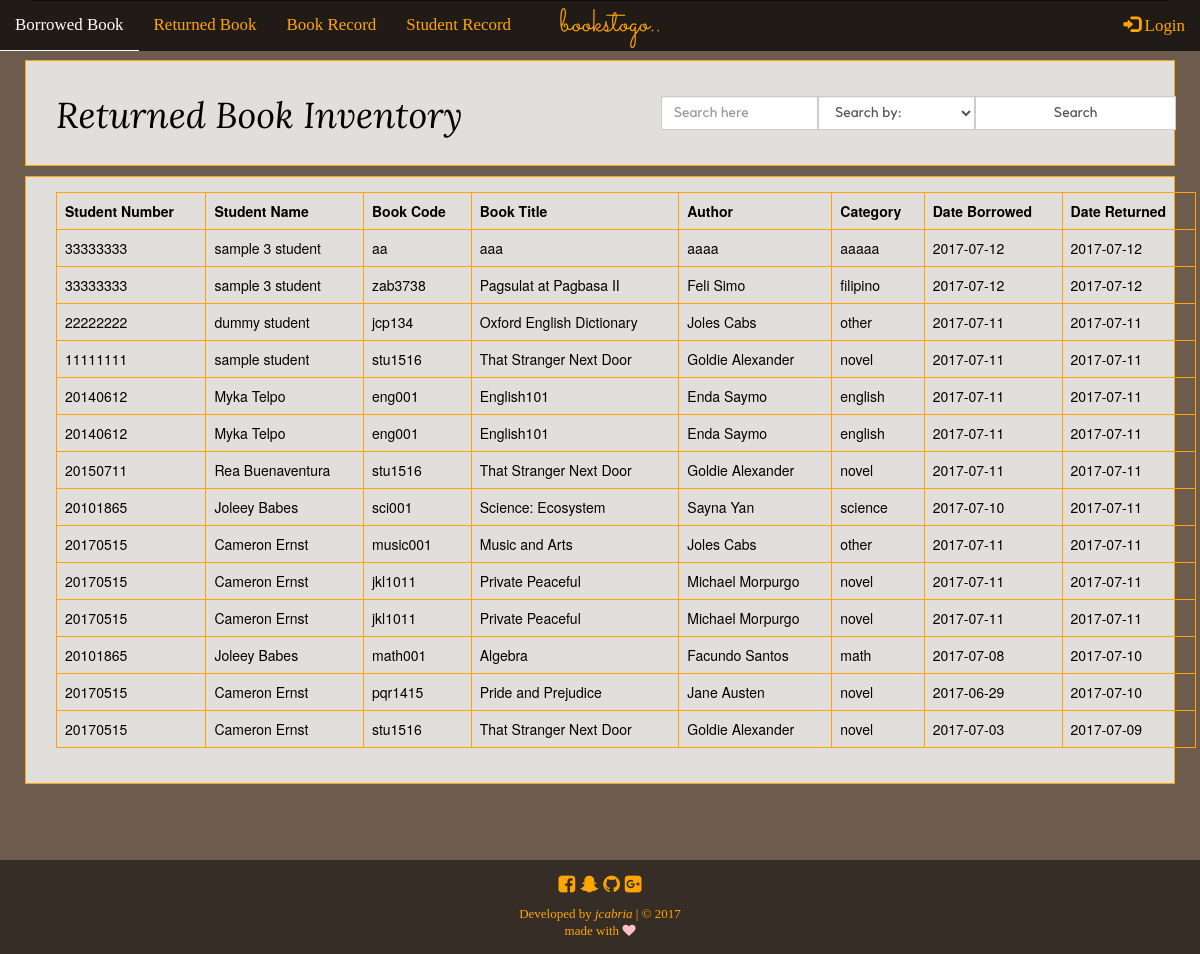
Page /return_inventory.php on the committed database.
### tables this page shows
CREATE TABLE `returned_trans` (
  `id` int(11) NOT NULL,
  `student_number_id` int(11) NOT NULL,
  `book_record_id` int(11) NOT NULL,
  `date_borrowed` date NOT NULL DEFAULT '0000-00-00',
  `date_returned` date NOT NULL DEFAULT '0000-00-00'
);

CREATE TABLE `students_record` (
  `id` int(11) NOT NULL,
  `student_number` int(8) NOT NULL,
  `student_name` varchar(255) NOT NULL,
  `grade_level` varchar(255) NOT NULL
);

CREATE TABLE `books_record` (
  `id` int(11) NOT NULL,
  `book_code` varchar(11) NOT NULL,
  `book_title` varchar(255) NOT NULL,
  `author` varchar(255) NOT NULL,
  `category` varchar(255) NOT NULL,
  `stocks` int(11) NOT NULL
);

### return_inventory.php (the view, shortened to what this page needs)
<?php
function display_content() {
	require_once('connection.php');
	echo "
		<div class='container-fluid rtn-invnt-div'>
			<div class='container'>
				<div class='row'>
					<form method='POST' action=''>
						<div class='col-md-6'>
							<h1>Returned Book Inventory</h1>
						</div>
						<div class='col-md-6'>
							<div class='input-group search_trans'>
								<span class='input-group-btn'>
									<input type='text' class='form-control' placeholder='Search here' name='search_rtn'>
								</span>
								<span class='input-group-btn'>
									<select name='search_ddown' class='form-control'>
										<option disabled selected>Search by:</option>
										<option value='student_number'>Student Number</option>
										<option value='student_name'>Student Name</option>
										<option value='book_code'>Book Code</option>
										<option value='book_title'>Book Title</option>
										<option value='author'>Author</option>
										<option value='category'>Category</option>
										<option value='date_borrowed'>Date Borrowed</option>
										<option value='date_returned'>Date Returned</option>
									</select>
								</span>
								<span class='input-group-btn'>
									<input type='submit' class='form-control' name='search-rtn-btn' value='Search'>
								</span>
							</div>
						</div>
					</form>
				</div>
			</div>
		</div>";
	$sql = "SELECT * FROM returned_trans rt JOIN students_record sr ON rt.student_number_id=sr.student_number JOIN books_record br ON rt.book_record_id=br.id ORDER BY date_returned DESC";
	$show = mysqli_query($conn, $sql);
	if (isset($_POST['search-rtn-btn'])) {
		$search_rtn = $_POST['search_rtn'];
		$search_ddown = $_POST['search_ddown'];
		$query = "SELECT * FROM returned_trans rt JOIN students_record sr ON (rt.student_number_id=sr.student_number) JOIN books_record br ON (rt.book_record_id=br.id) WHERE $search_ddown LIKE '%$search_rtn%'";
		$result = mysqli_query($conn, $query);
		echo "Search result for <em>$search_rtn</em>. Found " .mysqli_num_rows($result). " result.<br><hr><br>";
		if (mysqli_num_rows($result) > 0) {
				echo "
					<div class='container-fluid rtn-invnt-div'>
						<div class='container'>
							<div class='table-responsive'>
								<table class='table table-bordered table-hover'>
									<thead>
										<tr>
											<th>Student Number</th>
											<th>Student Name</th>
											<th>Book Code</th>
											<th>Book Title</th>
											<th>Author</th>
											<th>Category</th>
											<th>Date Borrowed</th>
											<th>Date Returned</th>
										</tr>
									</thead>
									<tbody>";
									while ($row = mysqli_fetch_assoc($result)) {
										extract($row);
									echo"<tr>
											<td>".$row['student_number']."</td>
											<td>".$row['student_name']."</td>
											<td>".$row['book_code']."</td>
											<td>".$row['book_title']."</td>
											<td>".$row['author']."</td>
											<td>".$row['category']."</td>
											<td>".$row['date_borrowed']."</td>
											<td>".$row['date_returned']."</td>
										</tr>";
									}
								echo"</tbody>
								</table>
							</div>
						</div>
					</div>";
		}
	}
	else {
		if (mysqli_num_rows($show) > 0) {
			echo "
				<div class='container-fluid rtn-invnt-div'>
					<div class='container'>
						<div class='table-responsive'>
							<table class='table table-bordered table-hover'>
								<thead>
									<tr>
										<th>Student Number</th>
										<th>Student Name</th>
										<th>Book Code</th>
										<th>Book Title</th>
										<th>Author</th>
										<th>Category</th>
										<th>Date Borrowed</th>
										<th>Date Returned</th>
									</tr>
								</thead>
								<tbody>";
								while ($row = mysqli_fetch_assoc($show)) {
									extract($row);
								echo"<tr>
										<td>".$row['student_number']."</td>
										<td>".$row['student_name']."</td>
										<td>".$row['book_code']."</td>
										<td>".$row['book_title']."</td>
										<td>".$row['author']."</td>
										<td>".$row['category']."</td>
										<td>".$row['date_borrowed']."</td>
										<td>".$row['date_returned']."</td>
									</tr>";
								}
							echo"</tbody>
							</table>
						</div>
					</div>
				</div>";
		}
	}
}
	require_once('template.php');
?>

### template.php (style rules this page uses)
body { background-color: #dab69d; background-image: linear-gradient( rgba(0,0,0,0.5), rgba(0,0,0,0.5) ), url("image/unsplash7.jpg"); background-attachment: fixed; height: auto; background-size: cover; background-position: center center; }
.contents-here h1 { font-family: "mynav2"; }
.contents-here p, .search-row, .contents-here input, .contents-here select, .contents-here span, .search-div th, .search-div td, .trans-div th, .trans-div td { font-family: "kollektif"; }
.search-div, .trans-div, .rtn-invnt-div, .bk-invnt-div, .stud-record-div { background-color: rgba(255,255,255,0.8); border: 1px solid orange; padding: 15px; margin: 10px; color: black; }
.table-bordered, .table-bordered > thead > tr > th, .table-bordered > tbody > tr > td { border: 1px solid orange; }
.search_trans { padding: 20px; }

### rows in the picture
returned_trans: students_record.student_number "33333333", students_record.student_name "sample 3 student", books_record.book_code "aa", books_record.book_title "aaa", books_record.author "aaaa", books_record.category "aaaaa", date_borrowed "2017-07-12", date_returned "2017-07-12"
returned_trans: students_record.student_number "33333333", students_record.student_name "sample 3 student", books_record.book_code "zab3738", books_record.book_title "Pagsulat at Pagbasa II", books_record.author "Feli Simo", books_record.category "filipino", date_borrowed "2017-07-12", date_returned "2017-07-12"
returned_trans: students_record.student_number "22222222", students_record.student_name "dummy student", books_record.book_code "jcp134", books_record.book_title "Oxford English Dictionary", books_record.author "Joles Cabs", books_record.category "other", date_borrowed "2017-07-11", date_returned "2017-07-11"
returned_trans: students_record.student_number "11111111", students_record.student_name "sample student", books_record.book_code "stu1516", books_record.book_title "That Stranger Next Door", books_record.author "Goldie Alexander", books_record.category "novel", date_borrowed "2017-07-11", date_returned "2017-07-11"
returned_trans: students_record.student_number "20140612", students_record.student_name "Myka Telpo", books_record.book_code "eng001", books_record.book_title "English101", books_record.author "Enda Saymo", books_record.category "english", date_borrowed "2017-07-11", date_returned "2017-07-11"
returned_trans: students_record.student_number "20140612", students_record.student_name "Myka Telpo", books_record.book_code "eng001", books_record.book_title "English101", books_record.author "Enda Saymo", books_record.category "english", date_borrowed "2017-07-11", date_returned "2017-07-11"
returned_trans: students_record.student_number "20150711", students_record.student_name "Rea Buenaventura", books_record.book_code "stu1516", books_record.book_title "That Stranger Next Door", books_record.author "Goldie Alexander", books_record.category "novel", date_borrowed "2017-07-11", date_returned "2017-07-11"
returned_trans: students_record.student_number "20101865", students_record.student_name "Joleey Babes", books_record.book_code "sci001", books_record.book_title "Science: Ecosystem", books_record.author "Sayna Yan", books_record.category "science", date_borrowed "2017-07-10", date_returned "2017-07-11"
returned_trans: students_record.student_number "20170515", students_record.student_name "Cameron Ernst", books_record.book_code "music001", books_record.book_title "Music and Arts", books_record.author "Joles Cabs", books_record.category "other", date_borrowed "2017-07-11", date_returned "2017-07-11"
returned_trans: students_record.student_number "20170515", students_record.student_name "Cameron Ernst", books_record.book_code "jkl1011", books_record.book_title "Private Peaceful", books_record.author "Michael Morpurgo", books_record.category "novel", date_borrowed "2017-07-11", date_returned "2017-07-11"
returned_trans: students_record.student_number "20170515", students_record.student_name "Cameron Ernst", books_record.book_code "jkl1011", books_record.book_title "Private Peaceful", books_record.author "Michael Morpurgo", books_record.category "novel", date_borrowed "2017-07-11", date_returned "2017-07-11"
returned_trans: students_record.student_number "20101865", students_record.student_name "Joleey Babes", books_record.book_code "math001", books_record.book_title "Algebra", books_record.author "Facundo Santos", books_record.category "math", date_borrowed "2017-07-08", date_returned "2017-07-10"
returned_trans: students_record.student_number "20170515", students_record.student_name "Cameron Ernst", books_record.book_code "pqr1415", books_record.book_title "Pride and Prejudice", books_record.author "Jane Austen", books_record.category "novel", date_borrowed "2017-06-29", date_returned "2017-07-10"
returned_trans: students_record.student_number "20170515", students_record.student_name "Cameron Ernst", books_record.book_code "stu1516", books_record.book_title "That Stranger Next Door", books_record.author "Goldie Alexander", books_record.category "novel", date_borrowed "2017-07-03", date_returned "2017-07-09"
